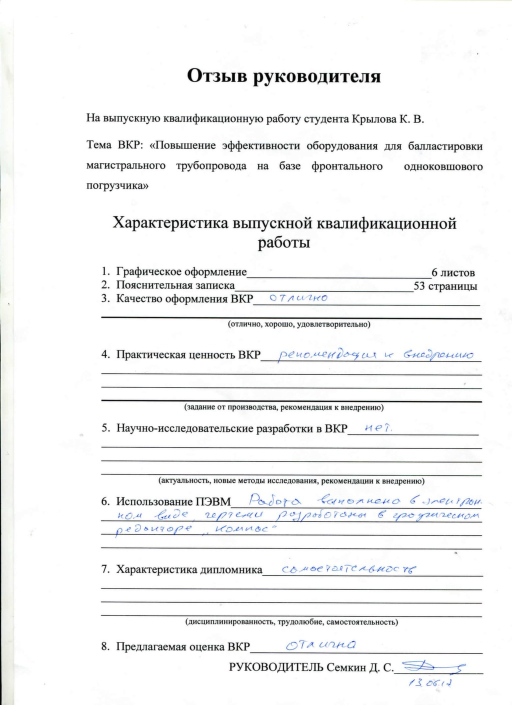
#> input picture place_docs_here/processing/rotated_pngs/3.png, 1024 x 1410 px (shown at 1/2 size); its folder holds only this picture in this run
$ python text_segmentation.py
#> lines starting #> are read from the running program, lines starting #| are printed output that depends on the picture; after the words box and inside, x2 and y2 are one past the last pixel; in counts of white or black regions, pixels touching at a corner belong together
import cv2
import numpy as np
from PIL import Image
import os


def resize_image_with_aspect_ratio(image_path, new_width=None, new_height=None):
#> called with new_width = 3200
    image = Image.open(image_path)
#> image is the input picture: PIL image 1024x1410 RGB; mean R, G, B 242.4, 242.7, 242.9
    width, height = image.size
#> width = 1024; height = 1410
    aspect_ratio = width / height
#> aspect_ratio = 0.726

    if new_width and new_height:
        # Изменяем размер изображения с сохранением соотношения сторон
        if aspect_ratio > 1:
            new_height = int(new_width / aspect_ratio)
            image = image.resize((new_width, new_height))
        else:
            new_width = int(new_height * aspect_ratio)
            image = image.resize((new_width, new_height))
    elif new_width:
        # Изменяем ширину с сохранением соотношения сторон
        new_height = int(new_width / aspect_ratio)
#> new_height = 4406
        image = image.resize((new_width, new_height))
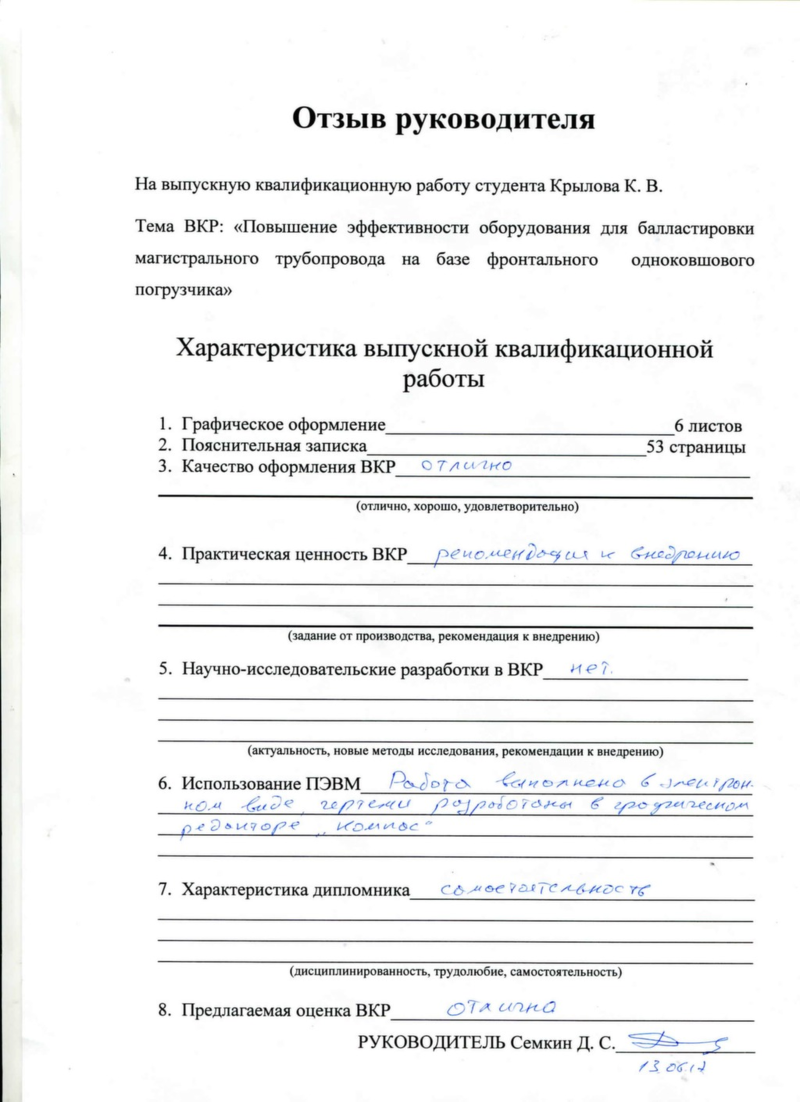
#> image: PIL image 3200x4406 RGB (shown at 1/4 size); mean R, G, B 242.3, 242.7, 242.9
    elif new_height:
        # Изменяем высоту с сохранением соотношения сторон
        new_width = int(new_height * aspect_ratio)
        image = image.resize((new_width, new_height))
    else:
        # Если не указаны новые размеры, возвращаем исходное изображение
        return image

    return image


def extract_text_words(image_path):
    # Изменяем размер изображения с сохранением соотношения сторон
    resized_image = resize_image_with_aspect_ratio(image_path, new_width=3200)

    image = cv2.cvtColor(np.array(resized_image), cv2.COLOR_RGB2BGR)
#> image: shape (4406, 3200, 3)

    gray = cv2.cvtColor(image, cv2.COLOR_BGR2GRAY)

    _, threshold = cv2.threshold(gray, 127, 255, cv2.THRESH_BINARY_INV + cv2.THRESH_OTSU)
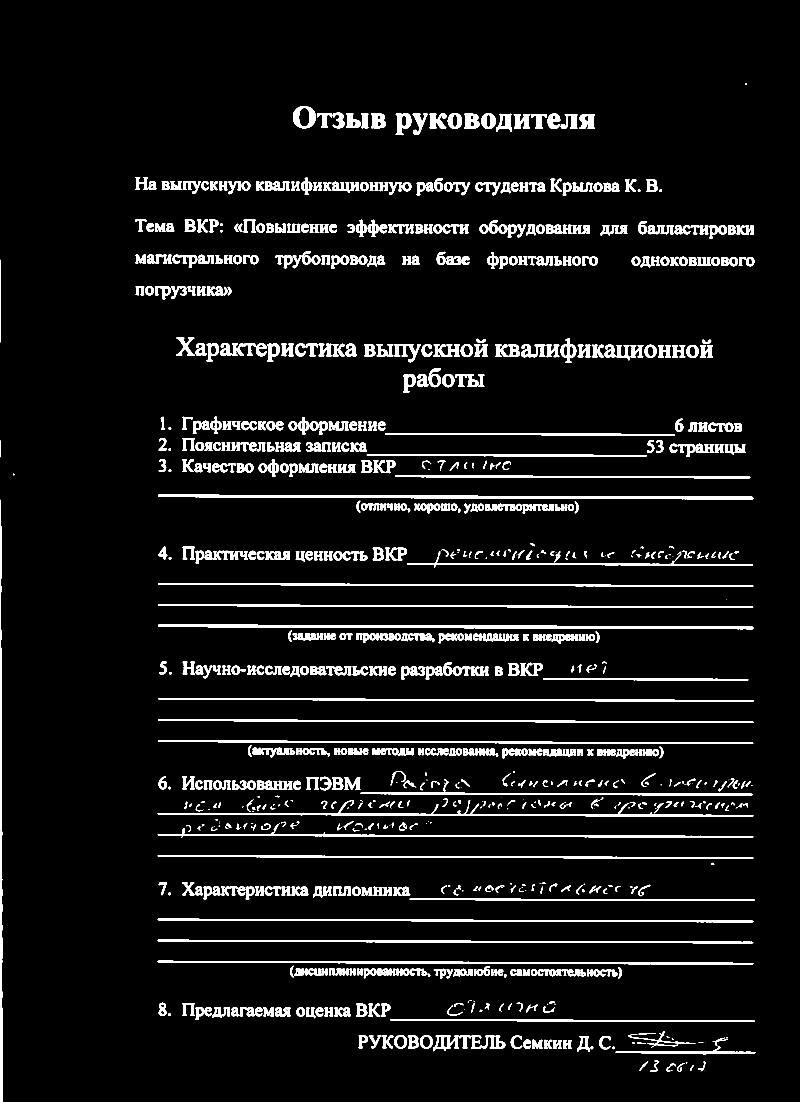
#> threshold: shape (4406, 3200) (shown at 1/4 size); 5.9% white; 971 white regions (109 under 20 px), largest, box (x1, y1, x2, y2) and area: (633, 2497, 3014, 2517) 23909, (632, 1978, 3013, 1998) 23579, (0, 1999, 12, 4406) 17137

    kernel = np.ones((5, 45), np.uint8)
    img_dilation = cv2.dilate(threshold, kernel, iterations=2)
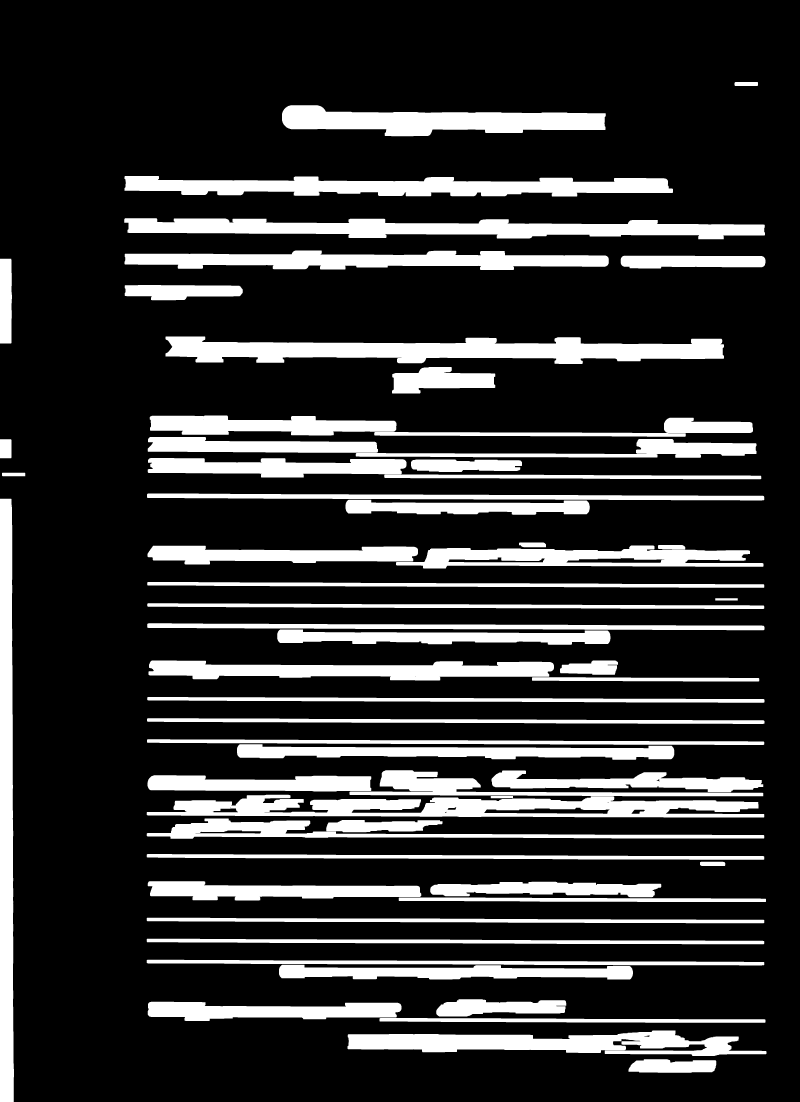
#> img_dilation: shape (4406, 3200) (shown at 1/4 size); 19.1% white; 59 white regions

    contours, _ = cv2.findContours(img_dilation, cv2.RETR_EXTERNAL, cv2.CHAIN_APPROX_SIMPLE)
#> contours = 59 contours; largest, box (x1, y1, x2, y2) and area: (662, 1346, 2896, 1456) 150539, (587, 3179, 3057, 3270) 143431, (497, 873, 3060, 957) 130640, (0, 1995, 56, 4406) 120927, (498, 704, 2692, 786) 119121

    words = []
    for contour in contours:
        x, y, w, h = cv2.boundingRect(contour)
        word_image = image[y:y + h, x:x + w]

        if w > 90 and h > 20 and w * h < (x * y - 16000):
            words.append(word_image)
#> this loop made 59 passes
#> (x, y, w, h) on passes 1 to 12: (2514, 4237, 351, 54), (1390, 4122, 1676, 102), (1518, 4072, 1544, 19), (591, 4007, 1015, 77), (1745, 3997, 520, 69), (1116, 3859, 1416, 59), (587, 3839, 2470, 23), (587, 3755, 2470, 22), (587, 3671, 2470, 22), (1595, 3590, 1469, 18), (1721, 3527, 924, 62), (591, 3525, 1094, 77)
#> (contour, x, y, w, h) on passes 17, 32: ([[1963, 3184], [1963, 3192], [2051, 3192], [2051, 3184]], 1963, 3184, 89, 9), ([[2861, 2393], [2861, 2401], [2950, 2401], [2950, 2393]], 2861, 2393, 90, 9)
#> pass 1, in extract_text_words, `word_image = image[y:y + h, x:x + w]`:
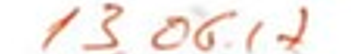
#> word_image: shape (54, 351, 3); mean R, G, B 245.7, 237.7, 233.4
#> pass 2, in extract_text_words, `word_image = image[y:y + h, x:x + w]`:
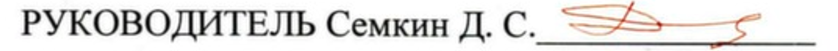
#> word_image: shape (102, 1676, 3) (shown at 1/2 size); mean R, G, B 225.7, 224, 222.6
#> after the loop, words = 45 items

    return words


def process_images_in_folder(input_folder, output_folder):
    if not os.path.exists(output_folder):
        os.makedirs(output_folder)

    image_files = os.listdir(input_folder)
    j = 0
    for image_file in image_files:
        j += 1
        image_path = os.path.join(input_folder, image_file)
        output_path = os.path.join(output_folder, image_file)
        words = extract_text_words(image_path)
#> words = 45 items

        for i, word in enumerate(words):
            word_path = f"{output_path.split('.jpg')[0]}_{i}.jpg"
            cv2.imwrite(word_path, word)
#> this loop made 45 passes


input_folder = 'place_docs_here/processing/rotated_pngs'
output_folder = 'place_docs_here/processing/segmented_pngs'

process_images_in_folder(input_folder, output_folder)
